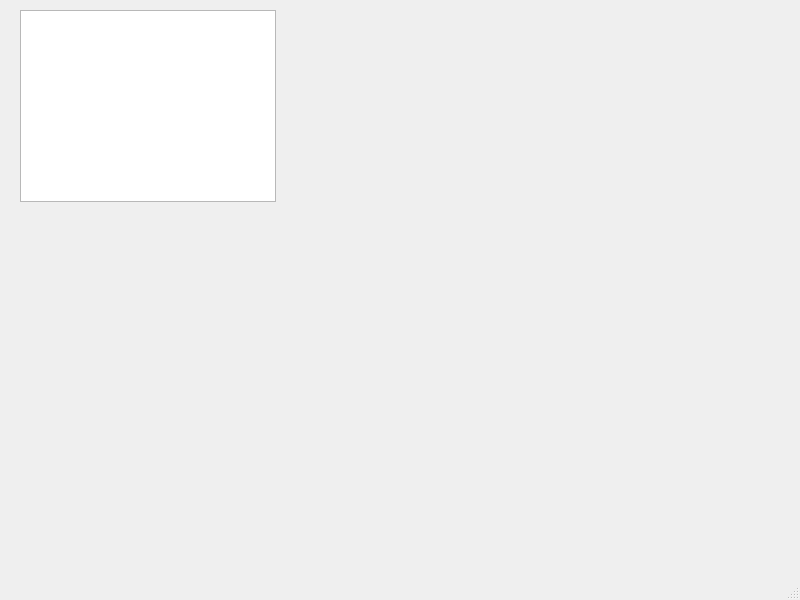
<?xml version="1.0" encoding="UTF-8"?>
<ui version="4.0">
 <class>MainWindow</class>
 <widget class="QMainWindow" name="MainWindow">
  <property name="geometry">
   <rect>
    <x>0</x>
    <y>0</y>
    <width>800</width>
    <height>600</height>
   </rect>
  </property>
  <property name="windowTitle">
   <string>MainWindow</string>
  </property>
  <widget class="QWidget" name="centralwidget">
   <widget class="QListView" name="listView">
    <property name="geometry">
     <rect>
      <x>20</x>
      <y>10</y>
      <width>256</width>
      <height>192</height>
     </rect>
    </property>
   </widget>
  </widget>
  <widget class="QMenuBar" name="menubar">
   <property name="geometry">
    <rect>
     <x>0</x>
     <y>0</y>
     <width>800</width>
     <height>21</height>
    </rect>
   </property>
  </widget>
  <widget class="QStatusBar" name="statusbar"/>
 </widget>
 <resources/>
 <connections/>
</ui>
